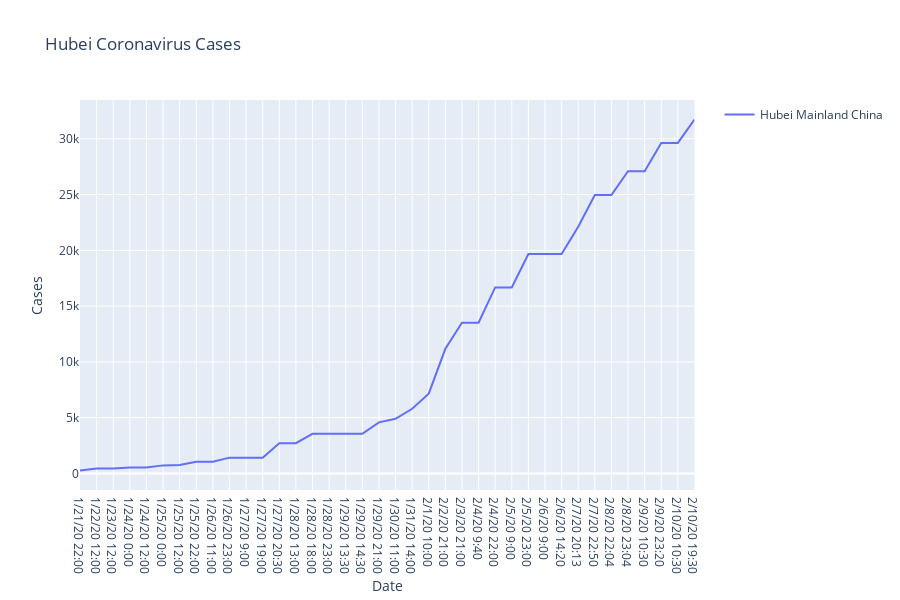

Notebook code for this chart:
### Code cell
fig = px.line(final_df_MChina_Hubei,title="Hubei Coronavirus Cases", x="Date", y="Cases", color="name", line_group="name", hover_name="name",render_mode="svg")
fig.for_each_trace(lambda t: t.update(name=t.name.replace("name=", "")))
fig.show()

### Figure 1 — Plotly figure (JSON) as saved in the notebook; plotly's stock layout.template omitted (floating-point values rounded to 4 significant figures)
{"data": [{"hoverlabel": {"namelength": 0}, "hovertemplate": "<b>%{hovertext}</b><br><br>name=Hubei Mainland China<br>Date=%{x}<br>Cases=%{y}", "hovertext": ["Hubei Mainland China", "Hubei Mainland China", "Hubei Mainland China", "Hubei Mainland China", "Hubei Mainland China", "Hubei Mainland China", "Hubei Mainland China", "Hubei Mainland China", "Hubei Mainland China", "Hubei Mainland China", "Hubei Mainland China", "Hubei Mainland China", "Hubei Mainland China", "Hubei Mainland China", "Hubei Mainland China", "Hubei Mainland China", "Hubei Mainland China", "Hubei Mainland China", "Hubei Mainland China", "Hubei Mainland China", "Hubei Mainland China", "Hubei Mainland China", "Hubei Mainland China", "Hubei Mainland China", "Hubei Mainland China", "Hubei Mainland China", "Hubei Mainland China", "Hubei Mainland China", "Hubei Mainland China", "Hubei Mainland China", "Hubei Mainland China", "Hubei Mainland China", "Hubei Mainland China", "Hubei Mainland China", "Hubei Mainland China", "Hubei Mainland China", "Hubei Mainland China", "Hubei Mainland China"], "legendgroup": "name=Hubei Mainland China", "line": {"color": "#636efa", "dash": "solid"}, "mode": "lines", "name": "Hubei Mainland China", "showlegend": true, "type": "scatter", "x": ["1/21/20 22:00", "1/22/20 12:00", "1/23/20 12:00", "1/24/20 0:00", "1/24/20 12:00", "1/25/20 0:00", "1/25/20 12:00", "1/25/20 22:00", "1/26/20 11:00", "1/26/20 23:00", "1/27/20 9:00", "1/27/20 19:00", "1/27/20 20:30", "1/28/20 13:00", "1/28/20 18:00", "1/28/20 23:00", "1/29/20 13:30", "1/29/20 14:30", "1/29/20 21:00", "1/30/20 11:00", "1/31/20 14:00", "2/1/20 10:00", "2/2/20 21:00", "2/3/20 21:00", "2/4/20 9:40", "2/4/20 22:00", "2/5/20 9:00", "2/5/20 23:00", "2/6/20 9:00", "2/6/20 14:20", "2/7/20 20:13", "2/7/20 22:50", "2/8/20 22:04", "2/8/20 23:04", "2/9/20 10:30", "2/9/20 23:20", "2/10/20 10:30", "2/10/20 19:30"], "xaxis": "x", "y": [270, 444, 444, 549, 549, 729, 761, 1052, 1058, 1423, 1423, 1423, 2714, 2714, 3554, 3554, 3554, 3554, 4586, 4903, 5806, 7153, 11177, 13522, 13522, 16678, 16678, 19665, 19665, 19665, 22112, 24953, 24953, 27100, 27100, 29631, 29631, 31728], "yaxis": "y"}], "layout": {"height": 600, "legend": {"tracegroupgap": 0}, "title": {"text": "Hubei Coronavirus Cases"}, "xaxis": {"anchor": "y", "domain": [0, 0.98], "title": {"text": "Date"}}, "yaxis": {"anchor": "x", "domain": [0, 1], "title": {"text": "Cases"}}}}
